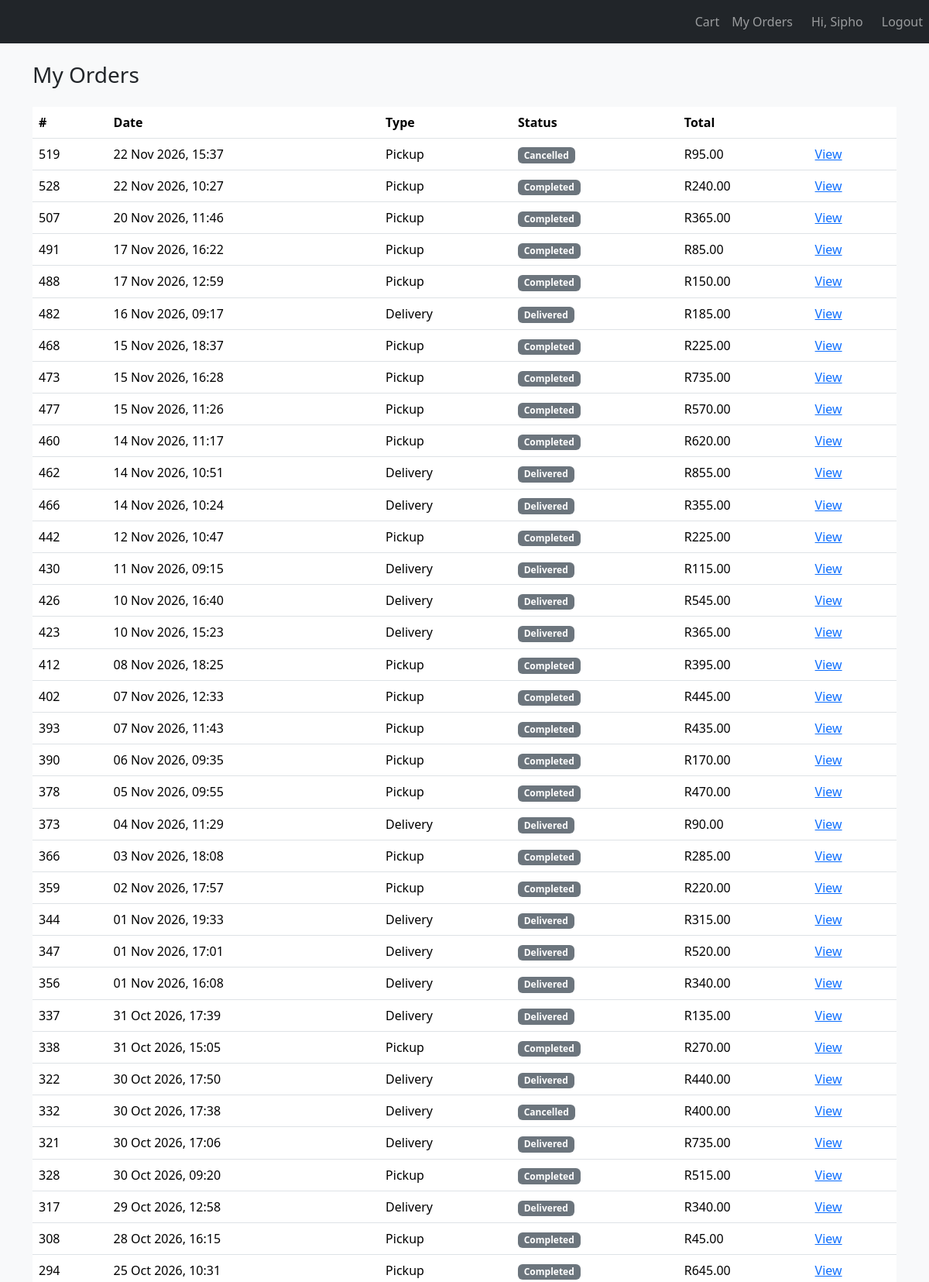
/orders (signed in, upper part), run on the app's committed database.
### app/models.py (models this page shows, shortened)
class User(UserMixin, db.Model):
    id = db.Column(db.Integer, primary_key=True)
    name = db.Column(db.String(80), nullable=False)
    email = db.Column(db.String(120), unique=True, nullable=False)
    password_hash = db.Column(db.String(256), nullable=False)
    role = db.Column(db.String(20), default="customer")  # customer / staff / driver

class Order(db.Model):
    id = db.Column(db.Integer, primary_key=True)
    user_id = db.Column(db.Integer, db.ForeignKey("user.id"), nullable=False)
    order_type = db.Column(db.String(20), nullable=False)  # pickup / delivery
    status = db.Column(db.String(30), default="Placed")
    phone = db.Column(db.String(30), nullable=False)
    delivery_address = db.Column(db.String(255))
    delivery_fee = db.Column(db.Numeric(8, 2), default=0)
    total = db.Column(db.Numeric(10, 2), nullable=False)
    created_at = db.Column(
        db.DateTime, default=lambda: datetime.now(timezone.utc)
    )
    user = db.relationship("User", backref="orders")
    items = db.relationship(
        "OrderItem", backref="order", cascade="all, delete-orphan"
    )

### app/routes/cart.py (the view)
@cart_bp.route("/orders")
@login_required
def my_orders():
    orders = (
        Order.query.filter_by(user_id=current_user.id)
        .order_by(Order.created_at.desc())
        .all()
    )
    return render_template("orders.html", orders=orders)

### app/__init__.py (called while the page is built)
def create_app():
    app = Flask(__name__)
    app.config.from_object(Config)
    db.init_app(app)
    login_manager.init_app(app)
    csrf.init_app(app)
    from .routes.menu import menu_bp
    from .routes.auth import auth_bp
    from .routes.cart import cart_bp
    from .routes.admin import admin_bp
    from .routes.driver import driver_bp
    from .routes.reports import reports_bp
    app.register_blueprint(menu_bp)
    app.register_blueprint(auth_bp)
    app.register_blueprint(cart_bp)
    app.register_blueprint(admin_bp)
    app.register_blueprint(driver_bp)
    app.register_blueprint(reports_bp)
    @app.context_processor
    def inject_cart_count():
        return {"cart_count": sum(session.get("cart", {}).values())}
    with app.app_context():
        from . import models  # make sure all tables are registered
        db.create_all()
    return app

### app/models.py (called while the page is built)
@login_manager.user_loader
def load_user(user_id):
    return db.session.get(User, int(user_id))

### app/templates/orders.html (shortened to what this page needs)
{% extends "base.html" %}
{% block content %}
<h1 class="h3 mb-4">My Orders</h1>
{% if orders %}
<table class="table bg-white">
  <thead><tr><th>#</th><th>Date</th><th>Type</th><th>Status</th><th>Total</th><th></th></tr></thead>
  <tbody>
    {% for order in orders %}
    <tr>
      <td>{{ order.id }}</td>
      <td>{{ order.created_at.strftime("%d %b %Y, %H:%M") }}</td>
      <td class="text-capitalize">{{ order.order_type }}</td>
      <td><span class="badge bg-secondary">{{ order.status }}</span></td>
      <td>R{{ "%.2f"|format(order.total) }}</td>
      <td><a href="{{ url_for('cart.order_detail', order_id=order.id) }}">View</a></td>
    </tr>
    {% endfor %}
  </tbody>
</table>
{% else %}
<p>No orders yet. <a href="{{ url_for('menu.index') }}">Browse the menu</a></p>
{% endif %}
{% endblock %}

### app/templates/base.html (shortened to what this page needs)
<!doctype html>
<html lang="en">
<head>
  <link href="https://cdn.jsdelivr.net/npm/bootstrap@5.3.3/dist/css/bootstrap.min.css" rel="stylesheet">
</head>
<body class="bg-light">
  <nav class="navbar navbar-expand navbar-dark bg-dark">
      <div class="navbar-nav ms-auto">
        <a class="nav-link" href="{{ url_for('cart.view_cart') }}">
          Cart {% if cart_count %}<span class="badge bg-warning text-dark">{{ cart_count }}</span>{% endif %}
        </a>
        {% if current_user.is_authenticated %}
          <a class="nav-link" href="{{ url_for('cart.my_orders') }}">My Orders</a>
          <span class="navbar-text mx-3">Hi, {{ current_user.name }}</span>
          <a class="nav-link" href="{{ url_for('auth.logout') }}">Logout</a>
        {% else %}
          <a class="nav-link" href="{{ url_for('auth.login') }}">Login</a>
          <a class="nav-link" href="{{ url_for('auth.register') }}">Register</a>
        {% endif %}
      </div>
  </nav>
  <div class="container py-4">
    {% block content %}{% endblock %}
  </div>
</body>
</html>

### data on the page
User: name "Sipho"
Order: id "519", created_at "22 Nov 2026, 15:37", order_type "Pickup", status "Cancelled", total "95.00"
Order: id "528", created_at "22 Nov 2026, 10:27", order_type "Pickup", status "Completed", total "240.00"
Order: id "507", created_at "20 Nov 2026, 11:46", order_type "Pickup", status "Completed", total "365.00"
Order: id "491", created_at "17 Nov 2026, 16:22", order_type "Pickup", status "Completed", total "85.00"
Order: id "488", created_at "17 Nov 2026, 12:59", order_type "Pickup", status "Completed", total "150.00"
Order: id "482", created_at "16 Nov 2026, 09:17", order_type "Delivery", status "Delivered", total "185.00"
Order: id "468", created_at "15 Nov 2026, 18:37", order_type "Pickup", status "Completed", total "225.00"
Order: id "473", created_at "15 Nov 2026, 16:28", order_type "Pickup", status "Completed", total "735.00"
Order: id "477", created_at "15 Nov 2026, 11:26", order_type "Pickup", status "Completed", total "570.00"
Order: id "460", created_at "14 Nov 2026, 11:17", order_type "Pickup", status "Completed", total "620.00"
Order: id "462", created_at "14 Nov 2026, 10:51", order_type "Delivery", status "Delivered", total "855.00"
Order: id "466", created_at "14 Nov 2026, 10:24", order_type "Delivery", status "Delivered", total "355.00"
Order: id "442", created_at "12 Nov 2026, 10:47", order_type "Pickup", status "Completed", total "225.00"
Order: id "430", created_at "11 Nov 2026, 09:15", order_type "Delivery", status "Delivered", total "115.00"
Order: id "426", created_at "10 Nov 2026, 16:40", order_type "Delivery", status "Delivered", total "545.00"
Order: id "423", created_at "10 Nov 2026, 15:23", order_type "Delivery", status "Delivered", total "365.00"
Order: id "412", created_at "08 Nov 2026, 18:25", order_type "Pickup", status "Completed", total "395.00"
Order: id "402", created_at "07 Nov 2026, 12:33", order_type "Pickup", status "Completed", total "445.00"
Order: id "393", created_at "07 Nov 2026, 11:43", order_type "Pickup", status "Completed", total "435.00"
Order: id "390", created_at "06 Nov 2026, 09:35", order_type "Pickup", status "Completed", total "170.00"
Order: id "378", created_at "05 Nov 2026, 09:55", order_type "Pickup", status "Completed", total "470.00"
Order: id "373", created_at "04 Nov 2026, 11:29", order_type "Delivery", status "Delivered", total "90.00"
Order: id "366", created_at "03 Nov 2026, 18:08", order_type "Pickup", status "Completed", total "285.00"
Order: id "359", created_at "02 Nov 2026, 17:57", order_type "Pickup", status "Completed", total "220.00"
Order: id "344", created_at "01 Nov 2026, 19:33", order_type "Delivery", status "Delivered", total "315.00"
Order: id "347", created_at "01 Nov 2026, 17:01", order_type "Delivery", status "Delivered", total "520.00"
Order: id "356", created_at "01 Nov 2026, 16:08", order_type "Delivery", status "Delivered", total "340.00"
Order: id "337", created_at "31 Oct 2026, 17:39", order_type "Delivery", status "Delivered", total "135.00"
Order: id "338", created_at "31 Oct 2026, 15:05", order_type "Pickup", status "Completed", total "270.00"
Order: id "322", created_at "30 Oct 2026, 17:50", order_type "Delivery", status "Delivered", total "440.00"
Order: id "332", created_at "30 Oct 2026, 17:38", order_type "Delivery", status "Cancelled", total "400.00"
Order: id "321", created_at "30 Oct 2026, 17:06", order_type "Delivery", status "Delivered", total "735.00"
Order: id "328", created_at "30 Oct 2026, 09:20", order_type "Pickup", status "Completed", total "515.00"
Order: id "317", created_at "29 Oct 2026, 12:58", order_type "Delivery", status "Delivered", total "340.00"
Order: id "308", created_at "28 Oct 2026, 16:15", order_type "Pickup", status "Completed", total "45.00"
Order: id "294", created_at "25 Oct 2026, 10:31", order_type "Pickup", status "Completed", total "645.00"
